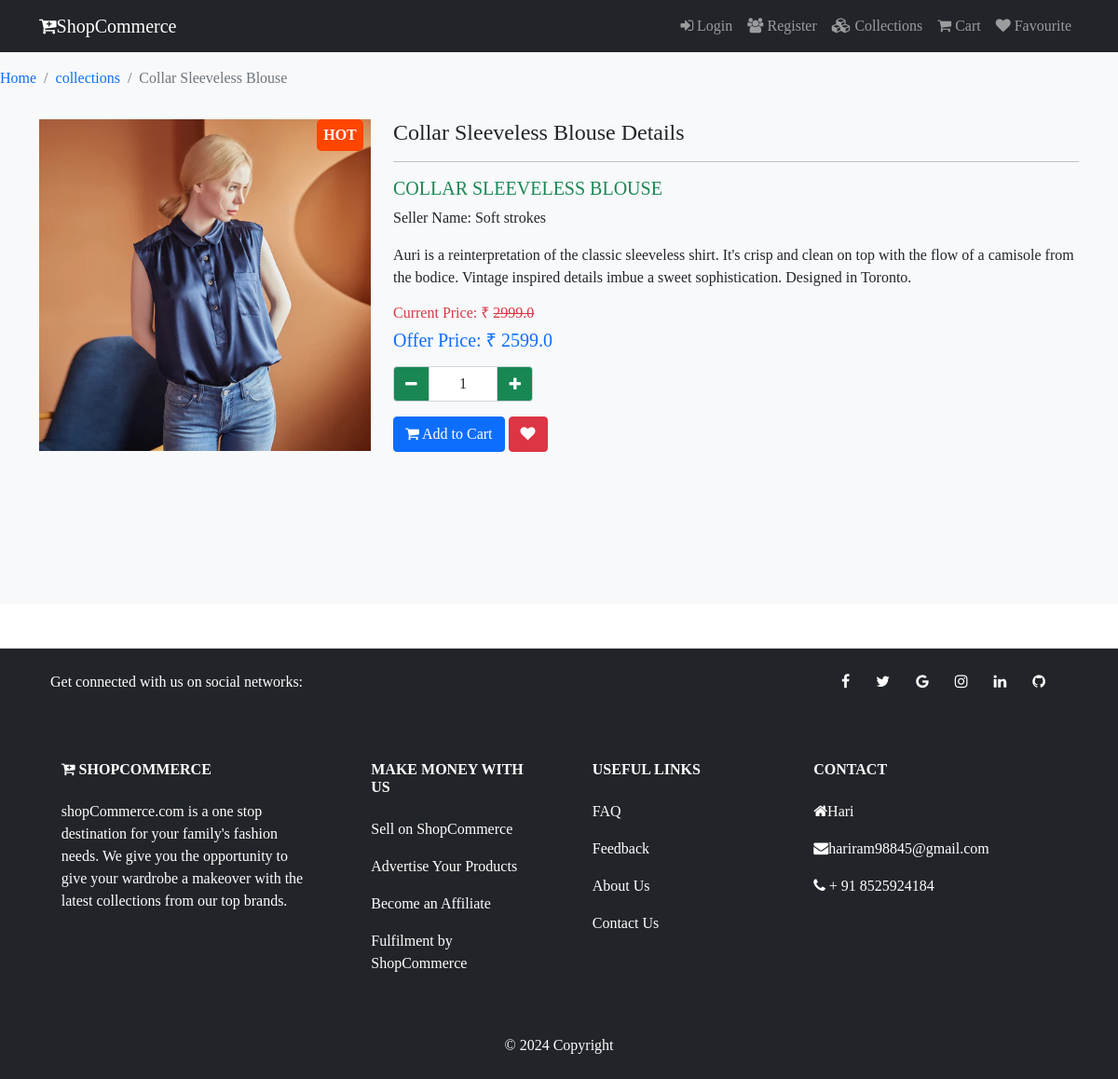
The app's page /collections/PURE SILK BLOUSES/Collar Sleeveless Blouse with its own data.
### shop/models.py (models this page shows)
class Product(models.Model):
    catageory = models.ForeignKey(Catageory, on_delete=models.CASCADE)
    name = models.CharField(max_length=150, null=False, blank=False)
    vendor = models.CharField(max_length=150, null=False, blank=False)
    product_image = models.ImageField(upload_to=getfile, null=True, blank=True)  # Fixed function name
    quantity = models.IntegerField(null=False, blank=False)
    original_price = models.FloatField(null=False, blank=False)
    selling_price = models.FloatField(null=False, blank=False)
    description = models.TextField(max_length=500, null=False, blank=False)
    status = models.BooleanField(default=False, help_text="0-show,1-Hidden")
    trending = models.BooleanField(default=False, help_text="0-show,1-Trending")
    created_at = models.DateTimeField(auto_now_add=True)
    def __str__(self):
        return self.name

### shop/views.py (the view)
# urls.py: path('collections/<str:cname>/<str:pname>', v1.product_details, name='product_details')
def product_details(request,cname,pname):
    if(Catageory.objects.filter(name=cname,status=0)):
        if(Product.objects.filter(name=pname)):
            products = Product.objects.filter(name=pname,status=0).first()
            return render(request,'shop/products/product_details.html',{"products":products})
        else:
            messages.error(request,"No such Product found")
            return redirect('collections')
    else:
        messages.error(request,"No Such Catageory Found")
        return redirect('collections')

### templates/shop/products/product_details.html (shortened to what this page needs)
{% extends 'shop/main.html'%}
{% block content %}
<section class="bg-light py-4 my-5" style="min-height: 600px;">
<nav aria-label="breadcrumb">
	 <ol class="breadcrumb">
		<li class="breadcrumb-item"><a href="{% url 'home'%}">Home</a></li>
		<li class="breadcrumb-item"><a href="{% url 'collections' products.catageory.name  %}">collections</a></li>
		<li class="breadcrumb-item active" aria-current="page">{{products}}</li>
	</ol>
</nav>
  <div class="container">
    <div class="row">
      <div class="col-md-4 my-3 pic-box">
	   {% if products.trending %}
		<div class="hot">HOT</div>
	   {% endif %}
        <img src="{{ products.product_image.url }}" class="card-image-top img-fluid" alt="{{ products }}">
      </div>
      <div class="col-md-8 my-3">
        <h4 class="mb-3">{{ products }} Details</h4>
        <hr style="border-color: #b8bfc2">
        <h5 class="text-success">{{ products | upper}}</h5>
        <p>Seller Name: {{ products.vendor }}</p>
        <p>{{ products.description }}</p>
        <h6 class="my-2 text-danger">Current Price: ₹ <s>{{ products.original_price }}</s></h6>
        <h5 class="my-2 text-primary">Offer Price: ₹ {{ products.selling_price }}</h5>
        <div class="my-3">
		  {%if products.quantity > 0 %}
		  <p>
			 <div class="input-group" style="width:150px">
                  <button class="input-group-text bg-success text-light" id="btnMinus" ><i class="fa fa-minus"></i></button>
                    <input type="text" name="qty" id="txtQty" value="1" class="form-control text-center">
                  <button class="input-group-text bg-success text-light" id="btnPlus"><i class="fa fa-plus"></i></button>
                </div>
		  </p>
          <button class="btn btn-primary" id="btnCart"><i class="fa fa-shopping-cart"></i> Add to Cart</button>
		  {%else%}
		   <button class="btn btn-secondary"><i class="fa fa-minus"></i>Out of Stock</button>
		  {%endif%}
          <button class="btn btn-danger" id="btnFav"><i class="fa fa-heart"></i></button>
        </div>
      </div>
    </div>
  </div>
</section>
{% endblock content %}

### static/css/style.css (style rules this page uses)
body { font-family: "Mulish", "sans-serif"; }
a { text-decoration:none; }

### templates/shop/products/product_details.html (style rules this page uses)
.pic-box { position: relative; }
.hot { background-color: orangered; color: white; width: 50px; text-align: center; font-weight: bold; display: inline; border-radius: 5px; padding: 5px; position: absolute; top: 0; right: 20px; z-index: 10; }

### records on screen
Product: name "Collar Sleeveless Blouse", product_image (picture), name "COLLAR SLEEVELESS BLOUSE", vendor "Soft strokes", description "Auri is a reinterpretation of the classic sleeveless shirt. It's crisp and clean on top with the flow of a camisole from the bodice. Vintage inspired details imbue a sweet sophistication. Designed in Toronto.", original_price "2999.0", selling_price "2599.0"
